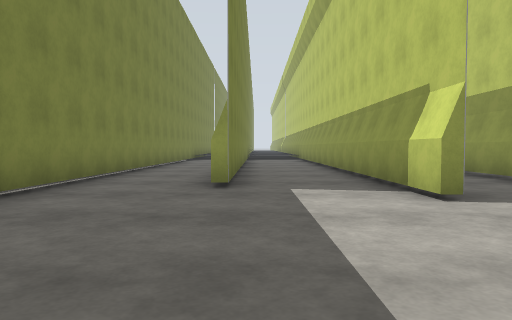
[1] (above)

24 first-person views from a walk through a world built for the Gazebo simulator. The camera is 1.2 m above the floor, tilts 2° down and sees 70° across. The floor is counted in squares, 2 m on a side. Each view is taken from the middle of a square. On the plan, view 1 faces up. The plan holds only what a view shows up to about 10 squares ahead; the rest is blank. The place goes on beyond the plan.

[2]
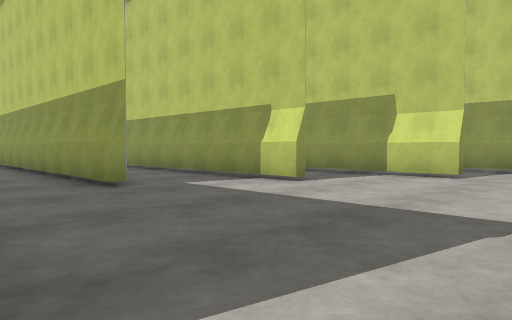

[3]
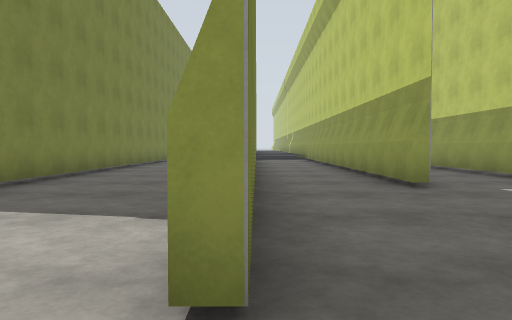

[4]
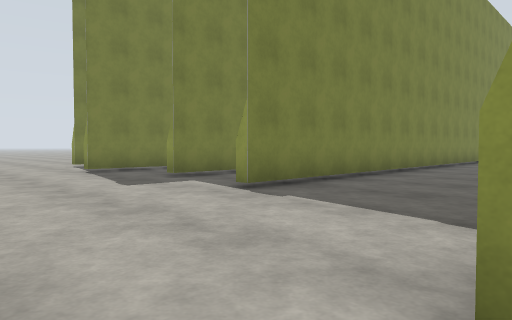

[5]
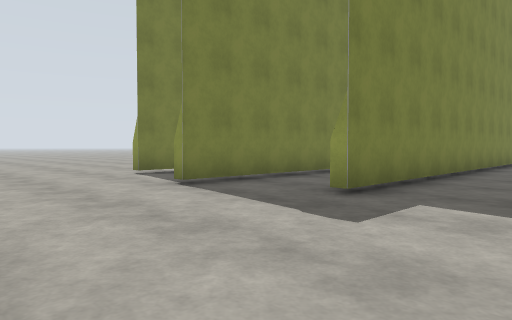

[6]
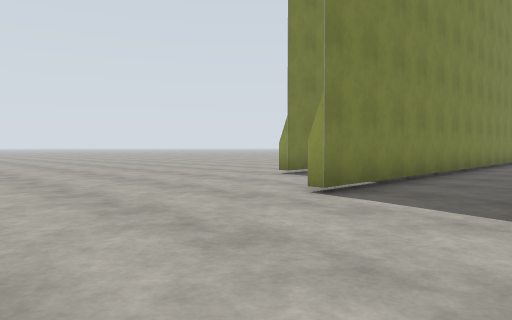

[7]
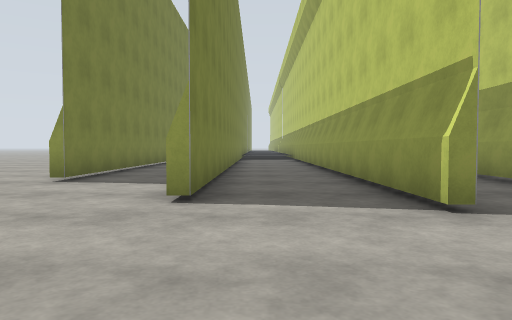

[8]
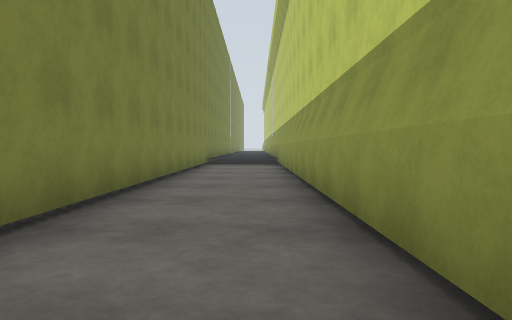

[9]
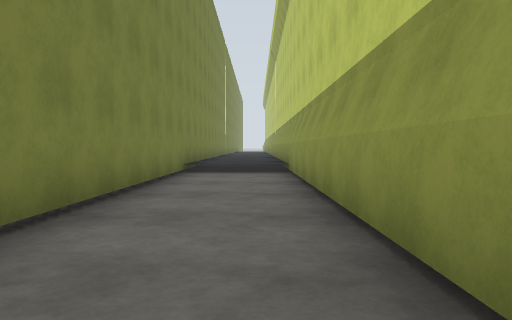

[10]
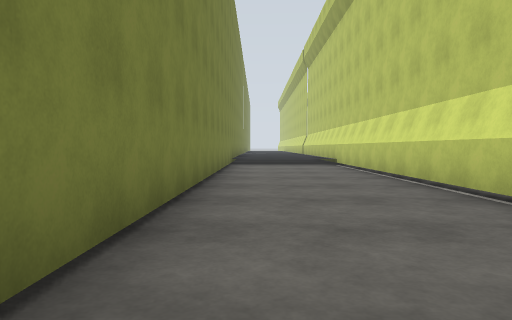

[11]
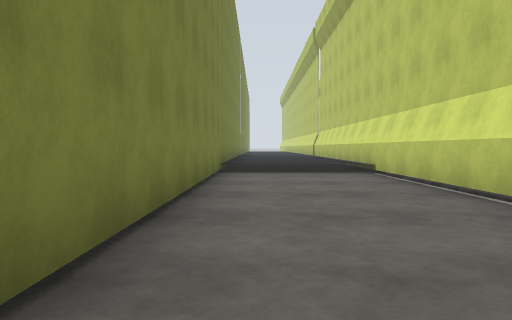

[12]
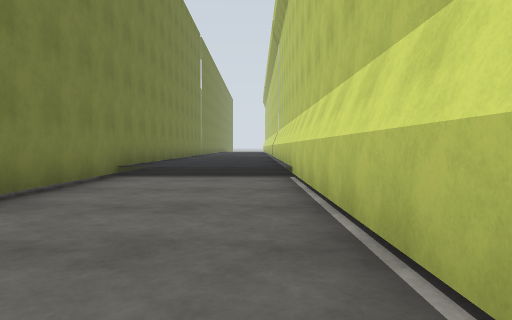

[13]
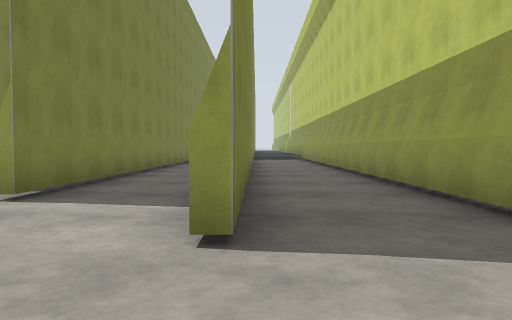

[14]
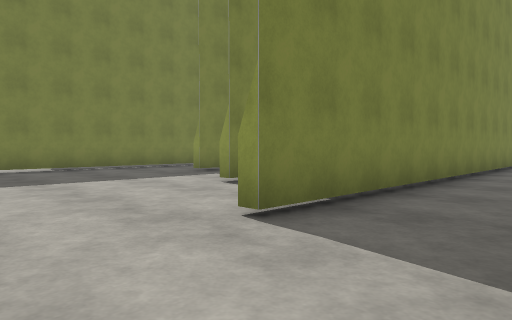

[15]
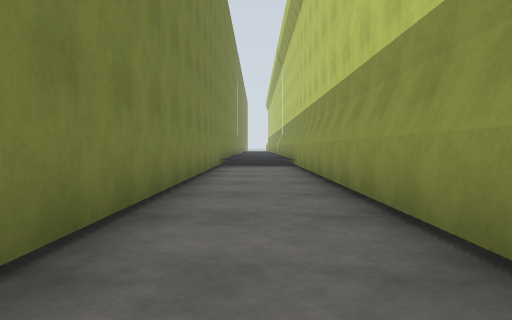

[16]
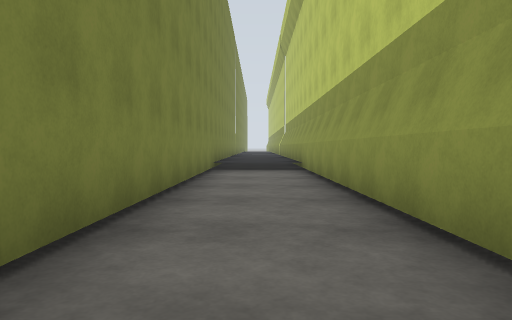

[17]
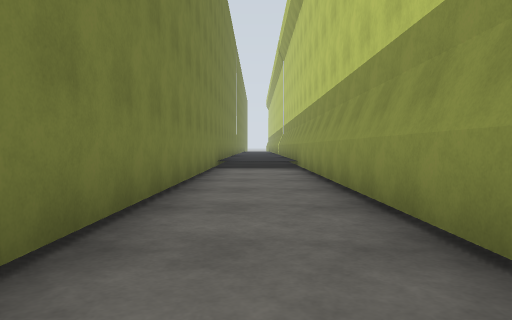

[18]
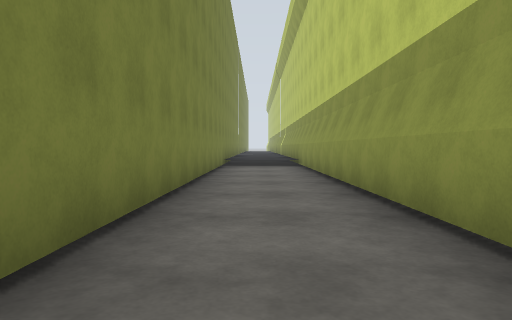

[19]
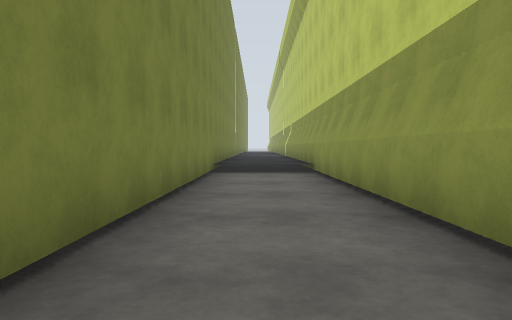

[20]
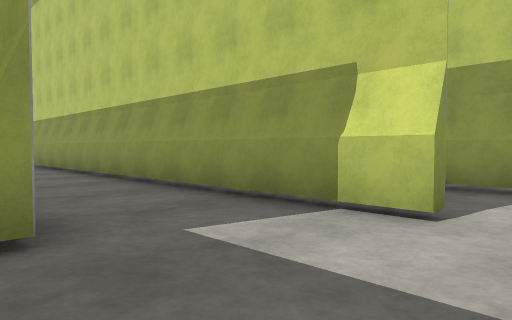

[21]
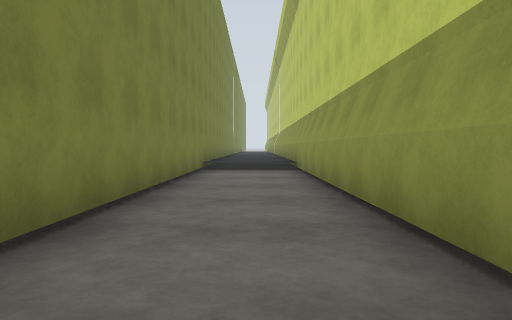

[22]
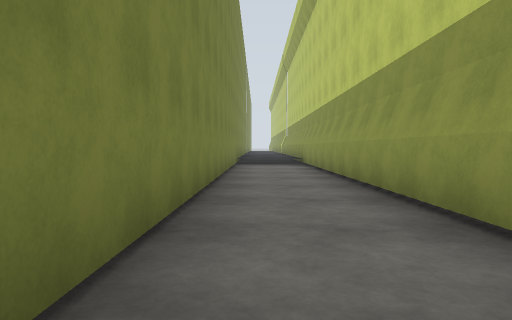

[23]
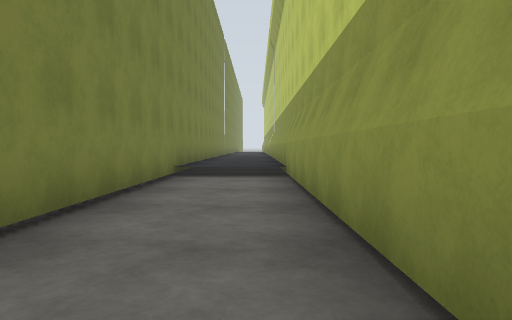

[24]
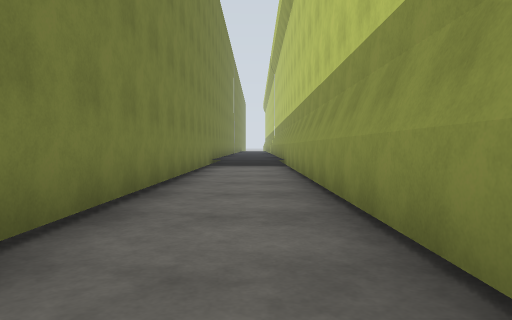

### Floor plan
Key: @ floor where view 1 was taken; # wall or solid block; . floor; = window, fence, low wall or low ledge; T thing the floor can be seen under or through.
Columns run from 19 left of view 1 to 8 right of it. Each row starts with its distance up from view 1.
 18     #==#    #===#=##=#==#=#
 17     #..#    #...#..#.#..#.#
 16     #..#  #.#...#..#.#..#.#
 15     #..#  #.#...#..#.#..#.#
 14     #..#  #.#...#..#.#..#.#
 13     #..#  #.#...#..#.#..#.#
 12     #..# .#.#...#..#.#..#.#
 11     #..# .T.#...#..#.#..#.#
 10   # #..# .T.#...#..#.#..#.#
  9 ..#.#..# .T.#...#..#.#..#.#
  8 ..#.#..# .T.#...#..#.#..#.#
  7 ..#.#..# .T.#...#..#.#..#.#
  6 ....#..#..T.#...#..#.#..#.#
  5 ....#..#..T.#...#....#..#.#
  4 ....#..#..T.#...#.......#.#
  3 ................#.......#.#.
  2 ................#.........#.
  1 ...........................
  0     .... ..........@   ....

Positions as (right, up) in squares from view 1, and headings:
1: (0, 0), facing up
2: (-3, 0), facing up-right
3: (-3, 0), facing up
4: (-3, 0), facing up-left
5: (-7, 0), facing up-left
6: (-12, 0), facing up-left
7: (-14, 0), facing up
8: (-13, 5), facing up
9: (-13, 9), facing up
10: (-6, 5), facing up
11: (-6, 9), facing up
12: (-4, 10), facing up
13: (5, 0), facing up
14: (7, 0), facing up-left
15: (6, 6), facing up
16: (6, 8), facing up
17: (6, 7), facing up
18: (-2, 6), facing up
19: (-2, 9), facing up
20: (-1, 3), facing up-right
21: (1, 8), facing up
22: (3, 5), facing up
23: (4, 10), facing up
24: (-8, 6), facing up
